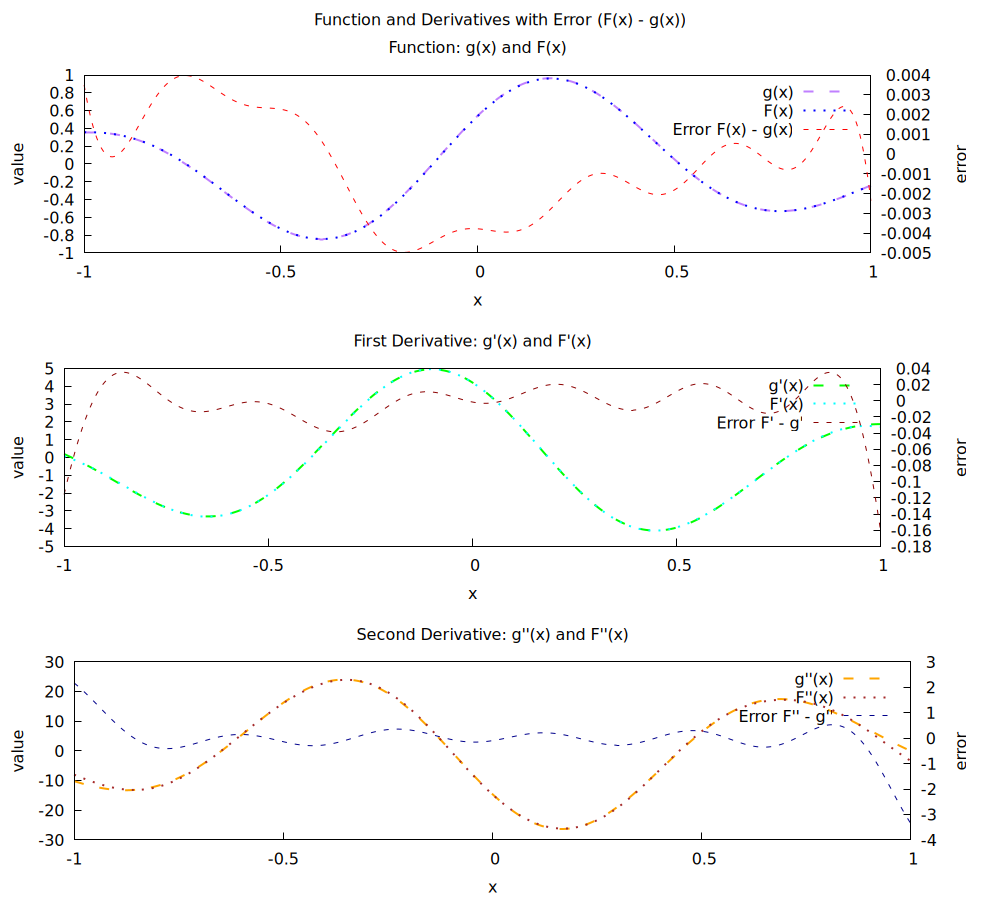

Reproduce this figure in gnuplot.
set terminal pngcairo size 1000,900 enhanced font 'Arial,12'
set output 'plot_B.png'

set multiplot layout 3,1 title "Function and Derivatives with Error (F(x) - g(x))"

# --- Plot 1: g(x) vs F(x) + fejl ---
set title "Function: g(x) and F(x)"
set xlabel "x"
set ylabel "value"
set y2label "error"
set y2tics
set tics nomirror
plot \
  'derivatives_data.txt' using 1:2 with lines dt 2 lw 2 lc rgb "purple" title "g(x)", \
  'derivatives_data.txt' using 1:3 with lines dt 3 lw 2 lc rgb "blue" title "F(x)", \
  'derivatives_data.txt' using 1:($3-$2) axes x1y2 with lines lw 1 dt 2 lc rgb "red" title "Error F(x) - g(x)"

# --- Plot 2: g'(x) vs F'(x) + fejl ---
set title "First Derivative: g'(x) and F'(x)"
plot \
  'derivatives_data.txt' using 1:4 with lines dt 2 lw 2 lc rgb "green" title "g'(x)", \
  'derivatives_data.txt' using 1:5 with lines dt 3 lw 2 lc rgb "cyan" title "F'(x)", \
  'derivatives_data.txt' using 1:($5-$4) axes x1y2 with lines lw 1 dt 2 lc rgb "dark-red" title "Error F' - g'"

# --- Plot 3: g''(x) vs F''(x) + fejl ---
set title "Second Derivative: g''(x) and F''(x)"
plot \
  'derivatives_data.txt' using 1:6 with lines dt 2 lw 2 lc rgb "orange" title "g''(x)", \
  'derivatives_data.txt' using 1:7 with lines dt 3 lw 2 lc rgb "brown" title "F''(x)", \
  'derivatives_data.txt' using 1:($7-$6) axes x1y2 with lines lw 1 dt 2 lc rgb "dark-blue" title "Error F'' - g''"

unset multiplot
